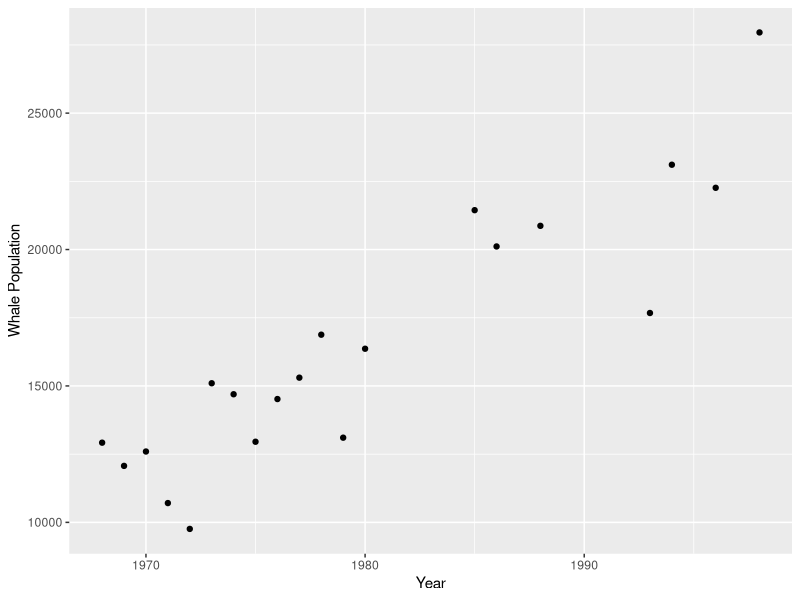
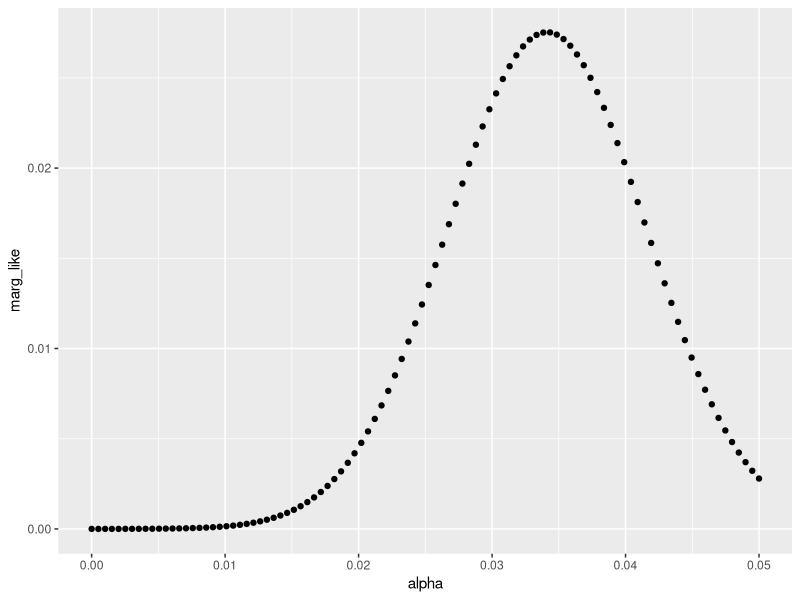
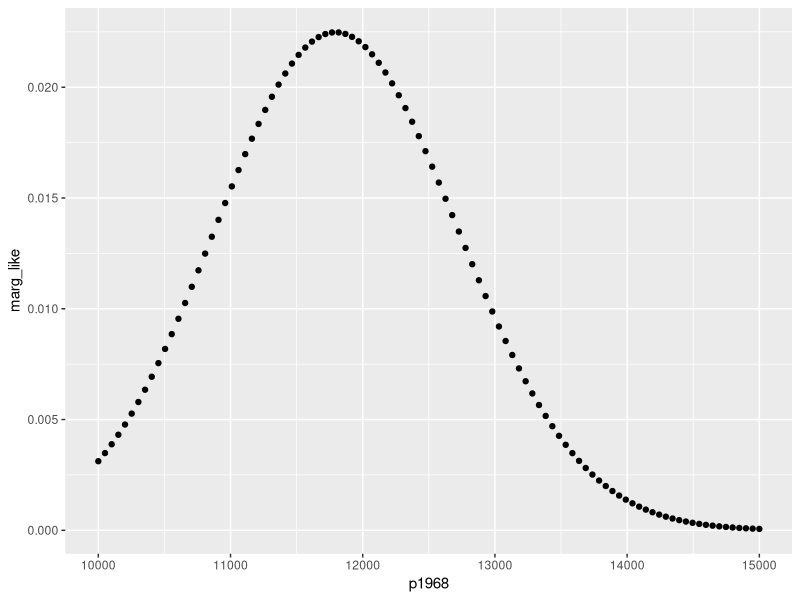
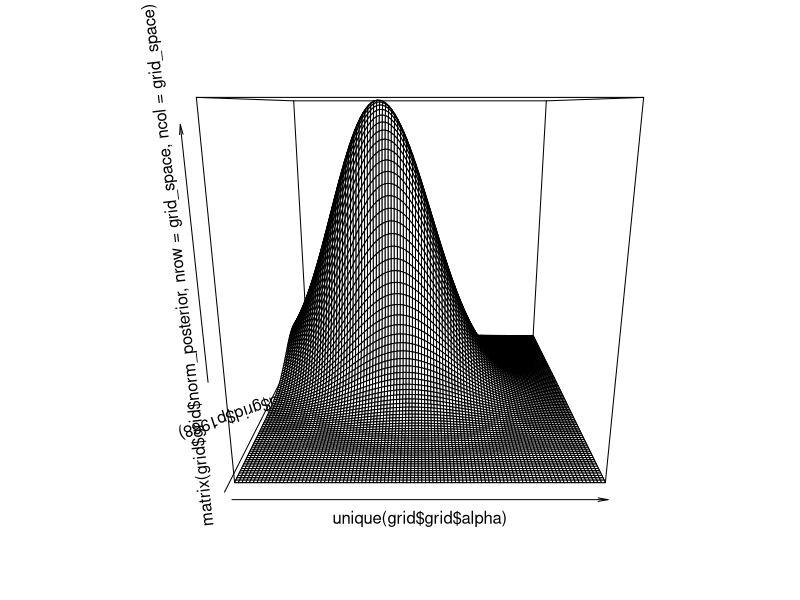

R code for these plots, in order:
#Homework Grid Search Methods
#

rm(list = ls())
set.seed(100)
library(gridExtra,quietly = T)
library(ggplot2, quietly = T)
library(plyr, quietly = T)
library(dplyr, quietly = T)
library(tidyr, quietly = T)
library(knitr, quietly = T)

like_fun <- function(pred,obs,sigma,n)
{
#   nll <- n * log(sigma) + sum( (log(pred) - log(obs))^2 / 2*sigma^2)
  nll <- sum((log(pred) - log(obs))^2)
}


dat <- read.table(file = 'Fish 558 Workshop/Workshop Day 3/GRAY.TXT',header = F,stringsAsFactors = F)

colnames(dat) <- c('year','pop')

summary(dat)

ggplot(dat,aes(year,pop)) + geom_point() + xlab('Year') + ylab('Whale Population')

sigma <- 0.1

# Part 1

grid_search <- function(grid_space = 5,lower_pgrid = 10000,upper_pgrid = 15000,lower_alpha = 0,upper_alpha = 0.05)
{

pgrid = seq(lower_pgrid,upper_pgrid,length.out = grid_space)

alpha_grid <- seq(lower_alpha,upper_alpha,length.out = grid_space)

years <- dat$year

grid <- expand.grid(p1968 = pgrid,alpha = alpha_grid,year = years)

grid$pophat <- with(grid,p1968 * exp(alpha * (year - 1968)) * exp(rnorm(1,0,.1)))

grid <- join(grid,dat,by = 'year')

grid$likelihood <- with(grid,exp(-(log(pophat) - log(pop) )^2 ))
browser()
grid <- grid %>%
  group_by(alpha,p1968) %>%
  summarize(total_like = prod(likelihood)) %>%
  ungroup() %>%
  mutate(prior = dnorm(alpha,mean = .04,sd = .01) * dnorm(p1968,mean = 12000,sd = 1000)) %>%
  mutate(posterior = prior * total_like, norm_posterior = posterior/sum(posterior))


alpha_like <- grid %>%
  group_by(alpha) %>%
  summarize(marg_like = sum(norm_posterior))

p1968_like <- grid %>%
  group_by(p1968) %>%
  summarize(marg_like = sum(norm_posterior))

return(list(grid = grid, alpha_like = alpha_like,p1968_like = p1968_like))
}

grid_space <- 100

grid <- grid_search(grid_space = grid_space)

quartz()
ggplot(grid$alpha_like,aes(alpha,marg_like)) + geom_point()

quartz()

ggplot(grid$p1968_like,aes(p1968,marg_like)) + geom_point()

quartz()

persp(x = unique(grid$grid$alpha), y = unique(grid$grid$p1968), z = matrix(grid$grid$norm_posterior,nrow = grid_space, ncol = grid_space))

# Part 2







